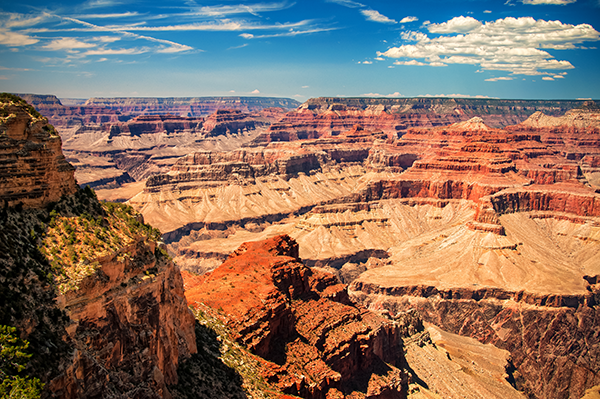
#> input picture grand_canyon.png, 600 x 399 px
$ python rotate.py --image grand_canyon.png
#> lines starting #> are read from the running program, lines starting #| are printed output that depends on the picture
# USAGE
# python rotate.py --image grand_canyon.png

# import the necessary packages
import numpy as np
import argparse
import imutils
import cv2

# construct the argument parser and parse the arguments
ap = argparse.ArgumentParser()
ap.add_argument("-i", "--image", required=True, help="Path to the image")
args = vars(ap.parse_args())

# load the image and show it
image = cv2.imread(args["image"])
#> image is the input picture: shape (399, 600, 3); mean B, G, R 97.3, 113.1, 138.6
#cv2.imshow("Original", image)

# grab the dimensions of the image and calculate the center of the image
(h, w) = image.shape[:2]
#> h = 399; w = 600
(cX, cY) = (w / 2, h / 2)
#> cX = 300; cY = 199.5

# [17 lines of commented-out code are left out]
M = cv2.getRotationMatrix2D((50, 50), 88, 1.0)
rotated = cv2.warpAffine(image, M, (w, h))
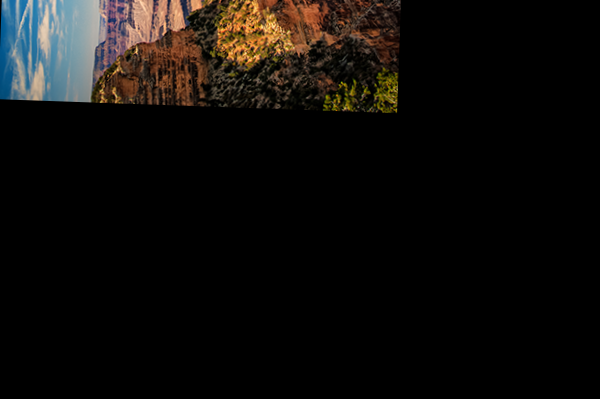
#> rotated: shape (399, 600, 3); mean B, G, R 11.5, 13.6, 15.7
cv2.imshow("Rotated by Offset & -30 Degrees", rotated)

# print pixel value
(b, g, r) = rotated[10, 10]
#> b = 163; g = 120; r = 48
print("Pixel at (335, 254) - Red: {r}, Green: {g}, Blue: {b}".format(r=r, g=g, b=b))
#| Pixel at (335, 254) - Red: 48, Green: 120, Blue: 163


# # finally, let's use our helper function in imutils to rotate the image by
# # 180 degrees (flipping it upside down)
# rotated = imutils.rotate(image, 180)
# cv2.imshow("Rotated by 180 Degrees", rotated)
cv2.waitKey(0)

$ run again, with florida_trip_small.png copied over grand_canyon.png
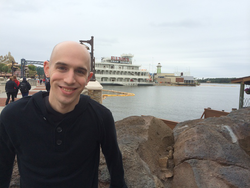
#> input picture florida_trip_small.png, 250 x 188 px
#> image is the input picture: shape (188, 250, 3); mean B, G, R 139.9, 140.1, 141
#> `rotated = cv2.warpAffine(image, M, (w, h))`:
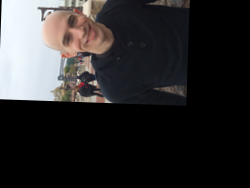
#> rotated: shape (188, 250, 3); mean B, G, R 45.3, 44.7, 46
#> b = 255; g = 250; r = 241
#| Pixel at (335, 254) - Red: 241, Green: 250, Blue: 255

$ run again, with wynn.png copied over grand_canyon.png
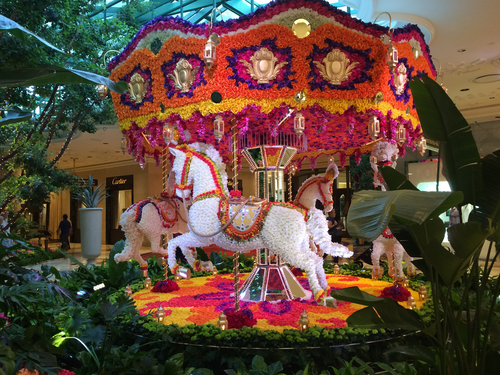
#> input picture wynn.png, 500 x 375 px
#> image is the input picture: shape (375, 500, 3); mean B, G, R 59.6, 73.5, 96.1
#> `rotated = cv2.warpAffine(image, M, (w, h))`:
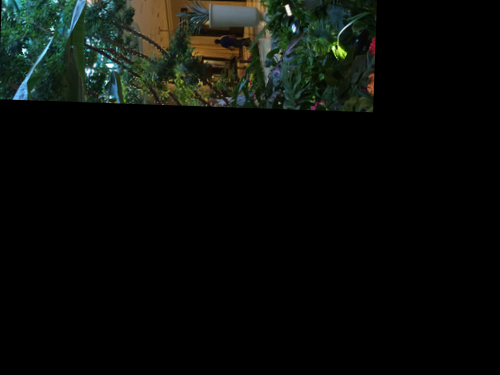
#> rotated: shape (375, 500, 3); mean B, G, R 9.8, 13.2, 10.1
#> b = 67; g = 81; r = 28
#| Pixel at (335, 254) - Red: 28, Green: 81, Blue: 67
